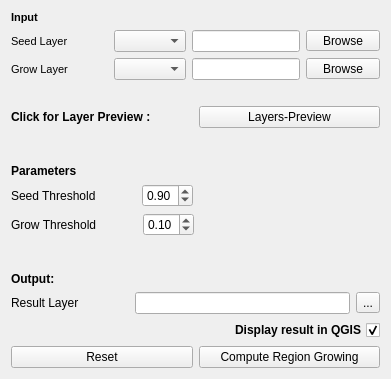
     <widget class="QWidget" name="tab_5">
      <attribute name="title">
       <string>REGION GROWING</string>
      </attribute>
      <layout class="QVBoxLayout" name="verticalLayout_5">
       <item>
        <widget class="QLabel" name="label_50">
         <property name="font">
          <font>
           <pointsize>8</pointsize>
           <weight>75</weight>
           <bold>true</bold>
           <kerning>true</kerning>
          </font>
         </property>
         <property name="text">
          <string>Input</string>
         </property>
        </widget>
       </item>
       <item>
        <layout class="QHBoxLayout" name="horizontalLayout_12">
         <item>
          <widget class="QLabel" name="label_31">
           <property name="sizePolicy">
            <sizepolicy hsizetype="Fixed" vsizetype="Preferred">
             <horstretch>0</horstretch>
             <verstretch>0</verstretch>
            </sizepolicy>
           </property>
           <property name="font">
            <font>
             <pointsize>8</pointsize>
             <weight>50</weight>
             <bold>false</bold>
             <kerning>true</kerning>
            </font>
           </property>
           <property name="text">
            <string>Seed Layer</string>
           </property>
          </widget>
         </item>
         <item>
          <spacer name="horizontalSpacer_26">
           <property name="orientation">
            <enum>Qt::Horizontal</enum>
           </property>
           <property name="sizeType">
            <enum>QSizePolicy::Fixed</enum>
           </property>
           <property name="sizeHint" stdset="0">
            <size>
             <width>40</width>
             <height>20</height>
            </size>
           </property>
          </spacer>
         </item>
         <item>
          <widget class="QComboBox" name="comboBox_RG_seed"/>
         </item>
         <item>
          <widget class="QLineEdit" name="lineEdit_RG_seed"/>
         </item>
         <item>
          <widget class="QToolButton" name="toolButton_browse_RG_seed">
           <property name="text">
            <string>   Browse   </string>
           </property>
          </widget>
         </item>
        </layout>
       </item>
       <item>
        <layout class="QHBoxLayout" name="horizontalLayout_3">
         <item>
          <widget class="QLabel" name="label_30">
           <property name="sizePolicy">
            <sizepolicy hsizetype="Fixed" vsizetype="Preferred">
             <horstretch>0</horstretch>
             <verstretch>0</verstretch>
            </sizepolicy>
           </property>
           <property name="font">
            <font>
             <pointsize>8</pointsize>
             <weight>50</weight>
             <bold>false</bold>
             <kerning>true</kerning>
            </font>
           </property>
           <property name="text">
            <string>Grow Layer</string>
           </property>
          </widget>
         </item>
         <item>
          <spacer name="horizontalSpacer_25">
           <property name="orientation">
            <enum>Qt::Horizontal</enum>
           </property>
           <property name="sizeType">
            <enum>QSizePolicy::Fixed</enum>
           </property>
           <property name="sizeHint" stdset="0">
            <size>
             <width>40</width>
             <height>20</height>
            </size>
           </property>
          </spacer>
         </item>
         <item>
          <widget class="QComboBox" name="comboBox_RG_grow"/>
         </item>
         <item>
          <widget class="QLineEdit" name="lineEdit_RG_grow"/>
         </item>
         <item>
          <widget class="QToolButton" name="toolButton_browse_RG_grow">
           <property name="text">
            <string>   Browse   </string>
           </property>
          </widget>
         </item>
        </layout>
       </item>
       <item>
        <spacer name="verticalSpacer_9">
         <property name="orientation">
          <enum>Qt::Vertical</enum>
         </property>
         <property name="sizeType">
          <enum>QSizePolicy::Fixed</enum>
         </property>
         <property name="sizeHint" stdset="0">
          <size>
           <width>10</width>
           <height>20</height>
          </size>
         </property>
        </spacer>
       </item>
       <item>
        <layout class="QHBoxLayout" name="horizontalLayout_13">
         <item>
          <widget class="QLabel" name="label_43">
           <property name="font">
            <font>
             <weight>75</weight>
             <bold>true</bold>
            </font>
           </property>
           <property name="text">
            <string>Click for Layer Preview :</string>
           </property>
          </widget>
         </item>
         <item>
          <widget class="QPushButton" name="Preview">
           <property name="text">
            <string>Layers-Preview</string>
           </property>
          </widget>
         </item>
        </layout>
       </item>
       <item>
        <spacer name="verticalSpacer_25">
         <property name="orientation">
          <enum>Qt::Vertical</enum>
         </property>
         <property name="sizeType">
          <enum>QSizePolicy::Fixed</enum>
         </property>
         <property name="sizeHint" stdset="0">
          <size>
           <width>10</width>
           <height>30</height>
          </size>
         </property>
        </spacer>
       </item>
       <item>
        <widget class="QLabel" name="label_29">
         <property name="font">
          <font>
           <pointsize>9</pointsize>
           <weight>75</weight>
           <bold>true</bold>
          </font>
         </property>
         <property name="text">
          <string>Parameters</string>
         </property>
        </widget>
       </item>
       <item>
        <layout class="QGridLayout" name="gridLayout_17">
         <item row="0" column="0">
          <layout class="QHBoxLayout" name="horizontalLayout_52">
           <item>
            <widget class="QLabel" name="label_138">
             <property name="sizePolicy">
              <sizepolicy hsizetype="Fixed" vsizetype="Preferred">
               <horstretch>0</horstretch>
               <verstretch>0</verstretch>
              </sizepolicy>
             </property>
             <property name="text">
              <string>Seed Threshold</string>
             </property>
            </widget>
           </item>
           <item>
            <spacer name="horizontalSpacer_65">
             <property name="orientation">
              <enum>Qt::Horizontal</enum>
             </property>
             <property name="sizeType">
              <enum>QSizePolicy::Fixed</enum>
             </property>
             <property name="sizeHint" stdset="0">
              <size>
               <width>40</width>
               <height>20</height>
              </size>
             </property>
            </spacer>
           </item>
           <item>
            <widget class="QDoubleSpinBox" name="doubleSpinBox_RG_seed">
             <property name="sizePolicy">
              <sizepolicy hsizetype="Fixed" vsizetype="Fixed">
               <horstretch>0</horstretch>
               <verstretch>0</verstretch>
              </sizepolicy>
             </property>
             <property name="maximum">
              <double>1.000000000000000</double>
             </property>
             <property name="singleStep">
              <double>0.010000000000000</double>
             </property>
             <property name="value">
              <double>0.900000000000000</double>
             </property>
            </widget>
           </item>
           <item>
            <spacer name="horizontalSpacer_66">
             <property name="orientation">
              <enum>Qt::Horizontal</enum>
             </property>
             <property name="sizeHint" stdset="0">
              <size>
               <width>40</width>
               <height>20</height>
              </size>
             </property>
            </spacer>
           </item>
          </layout>
         </item>
         <item row="1" column="0">
          <layout class="QHBoxLayout" name="horizontalLayout_45">
           <item>
            <widget class="QLabel" name="label_91">
             <property name="sizePolicy">
              <sizepolicy hsizetype="Fixed" vsizetype="Preferred">
               <horstretch>0</horstretch>
               <verstretch>0</verstretch>
              </sizepolicy>
             </property>
             <property name="text">
              <string>Grow Threshold</string>
             </property>
            </widget>
           </item>
           <item>
            <spacer name="horizontalSpacer_63">
             <property name="orientation">
              <enum>Qt::Horizontal</enum>
             </property>
             <property name="sizeType">
              <enum>QSizePolicy::Fixed</enum>
             </property>
             <property name="sizeHint" stdset="0">
              <size>
               <width>40</width>
               <height>20</height>
              </size>
             </property>
            </spacer>
           </item>
           <item>
            <widget class="QDoubleSpinBox" name="doubleSpinBox_RG_grow">
             <property name="sizePolicy">
              <sizepolicy hsizetype="Fixed" vsizetype="Fixed">
               <horstretch>0</horstretch>
               <verstretch>0</verstretch>
              </sizepolicy>
             </property>
             <property name="maximum">
              <double>1.000000000000000</double>
             </property>
             <property name="singleStep">
              <double>0.010000000000000</double>
             </property>
             <property name="value">
              <double>0.100000000000000</double>
             </property>
            </widget>
           </item>
           <item>
            <spacer name="horizontalSpacer_64">
             <property name="orientation">
              <enum>Qt::Horizontal</enum>
             </property>
             <property name="sizeHint" stdset="0">
              <size>
               <width>40</width>
               <height>20</height>
              </size>
             </property>
            </spacer>
           </item>
          </layout>
         </item>
        </layout>
       </item>
       <item>
        <spacer name="verticalSpacer_24">
         <property name="orientation">
          <enum>Qt::Vertical</enum>
         </property>
         <property name="sizeType">
          <enum>QSizePolicy::Expanding</enum>
         </property>
         <property name="sizeHint" stdset="0">
          <size>
           <width>20</width>
           <height>30</height>
          </size>
         </property>
        </spacer>
       </item>
       <item>
        <widget class="QLabel" name="label_139">
         <property name="font">
          <font>
           <pointsize>9</pointsize>
           <weight>75</weight>
           <bold>true</bold>
          </font>
         </property>
         <property name="text">
          <string>Output:</string>
         </property>
        </widget>
       </item>
       <item>
        <layout class="QGridLayout" name="gridLayout_15">
         <item row="1" column="0">
          <widget class="QCheckBox" name="checkBox_RG_display">
           <property name="sizePolicy">
            <sizepolicy hsizetype="Minimum" vsizetype="Minimum">
             <horstretch>0</horstretch>
             <verstretch>0</verstretch>
            </sizepolicy>
           </property>
           <property name="font">
            <font>
             <weight>75</weight>
             <bold>true</bold>
            </font>
           </property>
           <property name="layoutDirection">
            <enum>Qt::RightToLeft</enum>
           </property>
           <property name="text">
            <string>Display result in QGIS</string>
           </property>
           <property name="checked">
            <bool>true</bool>
           </property>
           <property name="tristate">
            <bool>false</bool>
           </property>
          </widget>
         </item>
         <item row="0" column="0">
          <layout class="QGridLayout" name="gridLayout_32">
           <item row="0" column="3">
            <widget class="QToolButton" name="toolButton_RG_result">
             <property name="text">
              <string>...</string>
             </property>
            </widget>
           </item>
           <item row="0" column="1">
            <spacer name="horizontalSpacer_67">
             <property name="orientation">
              <enum>Qt::Horizontal</enum>
             </property>
             <property name="sizeType">
              <enum>QSizePolicy::Fixed</enum>
             </property>
             <property name="sizeHint" stdset="0">
              <size>
               <width>50</width>
               <height>20</height>
              </size>
             </property>
            </spacer>
           </item>
           <item row="0" column="0">
            <widget class="QLabel" name="label_143">
             <property name="text">
              <string>Result Layer</string>
             </property>
            </widget>
           </item>
           <item row="0" column="2">
            <widget class="QLineEdit" name="lineEdit_RG_result">
             <property name="sizePolicy">
              <sizepolicy hsizetype="Expanding" vsizetype="Minimum">
               <horstretch>0</horstretch>
               <verstretch>0</verstretch>
              </sizepolicy>
             </property>
            </widget>
           </item>
          </layout>
         </item>
        </layout>
       </item>
       <item>
        <layout class="QGridLayout" name="gridLayout_11">
         <item row="0" column="1">
          <widget class="QPushButton" name="pushButton_RG_reset">
           <property name="text">
            <string>Reset</string>
           </property>
          </widget>
         </item>
         <item row="0" column="2">
          <widget class="QPushButton" name="pushButton_RG_run">
           <property name="text">
            <string>Compute Region Growing</string>
           </property>
           <property name="autoDefault">
            <bool>true</bool>
           </property>
           <property name="default">
            <bool>false</bool>
           </property>
           <property name="flat">
            <bool>false</bool>
           </property>
          </widget>
         </item>
        </layout>
       </item>
      </layout>
     </widget>
